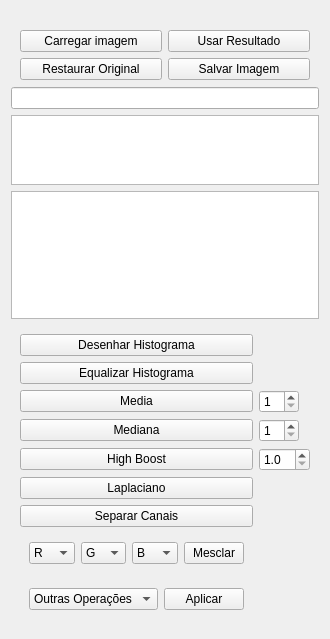
     <widget class="QWidget" name="widget" native="true">
      <property name="sizePolicy">
       <sizepolicy hsizetype="Maximum" vsizetype="Preferred">
        <horstretch>0</horstretch>
        <verstretch>0</verstretch>
       </sizepolicy>
      </property>
      <layout class="QVBoxLayout" name="verticalLayout_2">
       <item>
        <widget class="QWidget" name="widget_5" native="true">
         <property name="sizePolicy">
          <sizepolicy hsizetype="Preferred" vsizetype="Minimum">
           <horstretch>0</horstretch>
           <verstretch>0</verstretch>
          </sizepolicy>
         </property>
         <property name="minimumSize">
          <size>
           <width>0</width>
           <height>70</height>
          </size>
         </property>
         <property name="maximumSize">
          <size>
           <width>16777215</width>
           <height>50</height>
          </size>
         </property>
         <layout class="QGridLayout" name="gridLayout_3">
          <item row="0" column="0">
           <widget class="QPushButton" name="carregarImg">
            <property name="text">
             <string>Carregar imagem</string>
            </property>
           </widget>
          </item>
          <item row="0" column="1">
           <widget class="QPushButton" name="usarResult">
            <property name="sizePolicy">
             <sizepolicy hsizetype="Minimum" vsizetype="Fixed">
              <horstretch>0</horstretch>
              <verstretch>0</verstretch>
             </sizepolicy>
            </property>
            <property name="text">
             <string>Usar Resultado</string>
            </property>
           </widget>
          </item>
          <item row="1" column="0">
           <widget class="QPushButton" name="restaurar">
            <property name="text">
             <string>Restaurar Original</string>
            </property>
           </widget>
          </item>
          <item row="1" column="1">
           <widget class="QPushButton" name="salvar">
            <property name="text">
             <string>Salvar Imagem</string>
            </property>
           </widget>
          </item>
         </layout>
        </widget>
       </item>
       <item>
        <widget class="QLineEdit" name="lineEdit"/>
       </item>
       <item>
        <widget class="QTextBrowser" name="imgInfo">
         <property name="maximumSize">
          <size>
           <width>16777215</width>
           <height>78</height>
          </size>
         </property>
         <property name="html">
          <string>&lt;!DOCTYPE HTML PUBLIC &quot;-//W3C//DTD HTML 4.0//EN&quot; &quot;http://www.w3.org/TR/REC-html40/strict.dtd&quot;&gt;
&lt;html&gt;&lt;head&gt;&lt;meta name=&quot;qrichtext&quot; content=&quot;1&quot; /&gt;&lt;meta charset=&quot;utf-8&quot; /&gt;&lt;style type=&quot;text/css&quot;&gt;
p, li { white-space: pre-wrap; }
&lt;/style&gt;&lt;/head&gt;&lt;body style=&quot; font-family:'Segoe UI'; font-size:9pt; font-weight:400; font-style:normal;&quot;&gt;
&lt;p style=&quot;-qt-paragraph-type:empty; margin-top:0px; margin-bottom:0px; margin-left:0px; margin-right:0px; -qt-block-indent:0; text-indent:0px;&quot;&gt;&lt;br /&gt;&lt;/p&gt;&lt;/body&gt;&lt;/html&gt;</string>
         </property>
        </widget>
       </item>
       <item>
        <widget class="QTextBrowser" name="log_operacoes">
         <property name="maximumSize">
          <size>
           <width>16777215</width>
           <height>140</height>
          </size>
         </property>
         <property name="verticalScrollBarPolicy">
          <enum>Qt::ScrollBarAsNeeded</enum>
         </property>
         <property name="sizeAdjustPolicy">
          <enum>QAbstractScrollArea::AdjustIgnored</enum>
         </property>
        </widget>
       </item>
       <item>
        <widget class="QWidget" name="widget_3" native="true">
         <property name="sizePolicy">
          <sizepolicy hsizetype="Maximum" vsizetype="Maximum">
           <horstretch>0</horstretch>
           <verstretch>0</verstretch>
          </sizepolicy>
         </property>
         <layout class="QGridLayout" name="gridLayout_2">
          <item row="6" column="1">
           <widget class="QSpinBox" name="spinBoxMediana">
            <property name="maximumSize">
             <size>
              <width>40</width>
              <height>16777215</height>
             </size>
            </property>
            <property name="minimum">
             <number>1</number>
            </property>
            <property name="maximum">
             <number>10</number>
            </property>
           </widget>
          </item>
          <item row="8" column="1">
           <widget class="QDoubleSpinBox" name="spinBoxHighBoost">
            <property name="sizePolicy">
             <sizepolicy hsizetype="Minimum" vsizetype="Fixed">
              <horstretch>0</horstretch>
              <verstretch>0</verstretch>
             </sizepolicy>
            </property>
            <property name="maximumSize">
             <size>
              <width>16777215</width>
              <height>16777215</height>
             </size>
            </property>
            <property name="decimals">
             <number>1</number>
            </property>
            <property name="minimum">
             <double>1.000000000000000</double>
            </property>
            <property name="maximum">
             <double>10.000000000000000</double>
            </property>
            <property name="value">
             <double>1.000000000000000</double>
            </property>
           </widget>
          </item>
          <item row="6" column="0">
           <widget class="QPushButton" name="mediana">
            <property name="text">
             <string>Mediana</string>
            </property>
           </widget>
          </item>
          <item row="2" column="0">
           <widget class="QPushButton" name="eqHist">
            <property name="text">
             <string>Equalizar Histograma</string>
            </property>
           </widget>
          </item>
          <item row="11" column="0">
           <widget class="QWidget" name="widget_4" native="true">
            <property name="sizePolicy">
             <sizepolicy hsizetype="Minimum" vsizetype="Maximum">
              <horstretch>0</horstretch>
              <verstretch>0</verstretch>
             </sizepolicy>
            </property>
            <property name="minimumSize">
             <size>
              <width>172</width>
              <height>0</height>
             </size>
            </property>
            <layout class="QHBoxLayout" name="horizontalLayout">
             <item>
              <widget class="QComboBox" name="rComboBox">
               <item>
                <property name="text">
                 <string>R</string>
                </property>
               </item>
               <item>
                <property name="text">
                 <string>G</string>
                </property>
               </item>
               <item>
                <property name="text">
                 <string>B</string>
                </property>
               </item>
              </widget>
             </item>
             <item>
              <widget class="QComboBox" name="gComboBox">
               <property name="currentText">
                <string>G</string>
               </property>
               <property name="currentIndex">
                <number>1</number>
               </property>
               <item>
                <property name="text">
                 <string>R</string>
                </property>
               </item>
               <item>
                <property name="text">
                 <string>G</string>
                </property>
               </item>
               <item>
                <property name="text">
                 <string>B</string>
                </property>
               </item>
              </widget>
             </item>
             <item>
              <widget class="QComboBox" name="bComboBox">
               <property name="currentText">
                <string>B</string>
               </property>
               <property name="currentIndex">
                <number>2</number>
               </property>
               <item>
                <property name="text">
                 <string>R</string>
                </property>
               </item>
               <item>
                <property name="text">
                 <string>G</string>
                </property>
               </item>
               <item>
                <property name="text">
                 <string>B</string>
                </property>
               </item>
              </widget>
             </item>
             <item>
              <widget class="QPushButton" name="mesclar">
               <property name="sizePolicy">
                <sizepolicy hsizetype="Maximum" vsizetype="Fixed">
                 <horstretch>0</horstretch>
                 <verstretch>0</verstretch>
                </sizepolicy>
               </property>
               <property name="maximumSize">
                <size>
                 <width>60</width>
                 <height>16777215</height>
                </size>
               </property>
               <property name="text">
                <string>Mesclar</string>
               </property>
              </widget>
             </item>
            </layout>
           </widget>
          </item>
          <item row="9" column="0">
           <widget class="QPushButton" name="laplaciano">
            <property name="text">
             <string>Laplaciano</string>
            </property>
           </widget>
          </item>
          <item row="4" column="1">
           <widget class="QSpinBox" name="spinBoxMedia">
            <property name="maximumSize">
             <size>
              <width>40</width>
              <height>16777215</height>
             </size>
            </property>
            <property name="layoutDirection">
             <enum>Qt::LeftToRight</enum>
            </property>
            <property name="alignment">
             <set>Qt::AlignLeading|Qt::AlignLeft|Qt::AlignVCenter</set>
            </property>
            <property name="minimum">
             <number>1</number>
            </property>
            <property name="maximum">
             <number>10</number>
            </property>
           </widget>
          </item>
          <item row="12" column="0">
           <widget class="QWidget" name="widget_6" native="true">
            <property name="sizePolicy">
             <sizepolicy hsizetype="Preferred" vsizetype="Maximum">
              <horstretch>0</horstretch>
              <verstretch>0</verstretch>
             </sizepolicy>
            </property>
            <layout class="QHBoxLayout" name="horizontalLayout_3">
             <item>
              <widget class="QComboBox" name="outras">
               <property name="sizePolicy">
                <sizepolicy hsizetype="Preferred" vsizetype="Fixed">
                 <horstretch>0</horstretch>
                 <verstretch>0</verstretch>
                </sizepolicy>
               </property>
               <item>
                <property name="text">
                 <string>Outras Operações</string>
                </property>
               </item>
               <item>
                <property name="text">
                 <string>Inverter Cores</string>
                </property>
               </item>
               <item>
                <property name="text">
                 <string>Transposta</string>
                </property>
               </item>
               <item>
                <property name="text">
                 <string>Flip Vertical</string>
                </property>
               </item>
               <item>
                <property name="text">
                 <string>Flip Horizontal</string>
                </property>
               </item>
               <item>
                <property name="text">
                 <string>Girar 90</string>
                </property>
               </item>
               <item>
                <property name="text">
                 <string>Girar 180</string>
                </property>
               </item>
               <item>
                <property name="text">
                 <string>Girar 270</string>
                </property>
               </item>
               <item>
                <property name="text">
                 <string>Ampliar</string>
                </property>
               </item>
               <item>
                <property name="text">
                 <string>Reduzir</string>
                </property>
               </item>
               <item>
                <property name="text">
                 <string>Normalizar</string>
                </property>
               </item>
              </widget>
             </item>
             <item>
              <widget class="QPushButton" name="aplicar">
               <property name="text">
                <string>Aplicar</string>
               </property>
              </widget>
             </item>
            </layout>
           </widget>
          </item>
          <item row="8" column="0">
           <widget class="QPushButton" name="highBoost">
            <property name="text">
             <string>High Boost</string>
            </property>
           </widget>
          </item>
          <item row="10" column="0">
           <widget class="QPushButton" name="separarCanais">
            <property name="text">
             <string>Separar Canais</string>
            </property>
           </widget>
          </item>
          <item row="4" column="0">
           <widget class="QPushButton" name="media">
            <property name="text">
             <string>Media</string>
            </property>
           </widget>
          </item>
          <item row="1" column="0">
           <widget class="QPushButton" name="plotHist">
            <property name="sizePolicy">
             <sizepolicy hsizetype="Minimum" vsizetype="Fixed">
              <horstretch>0</horstretch>
              <verstretch>0</verstretch>
             </sizepolicy>
            </property>
            <property name="text">
             <string>Desenhar Histograma</string>
            </property>
           </widget>
          </item>
         </layout>
        </widget>
       </item>
      </layout>
     </widget>
